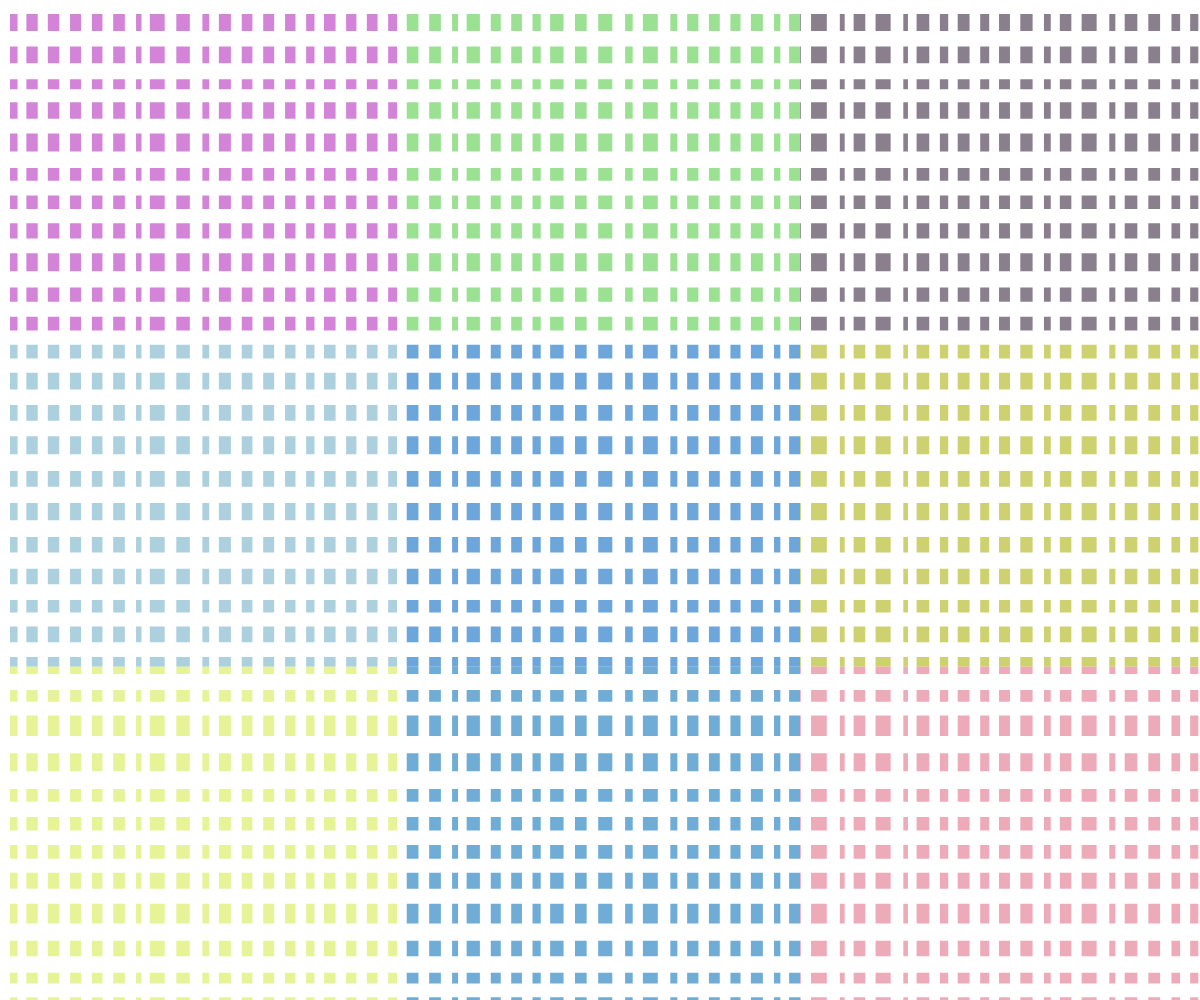
Frame 1 (no input)
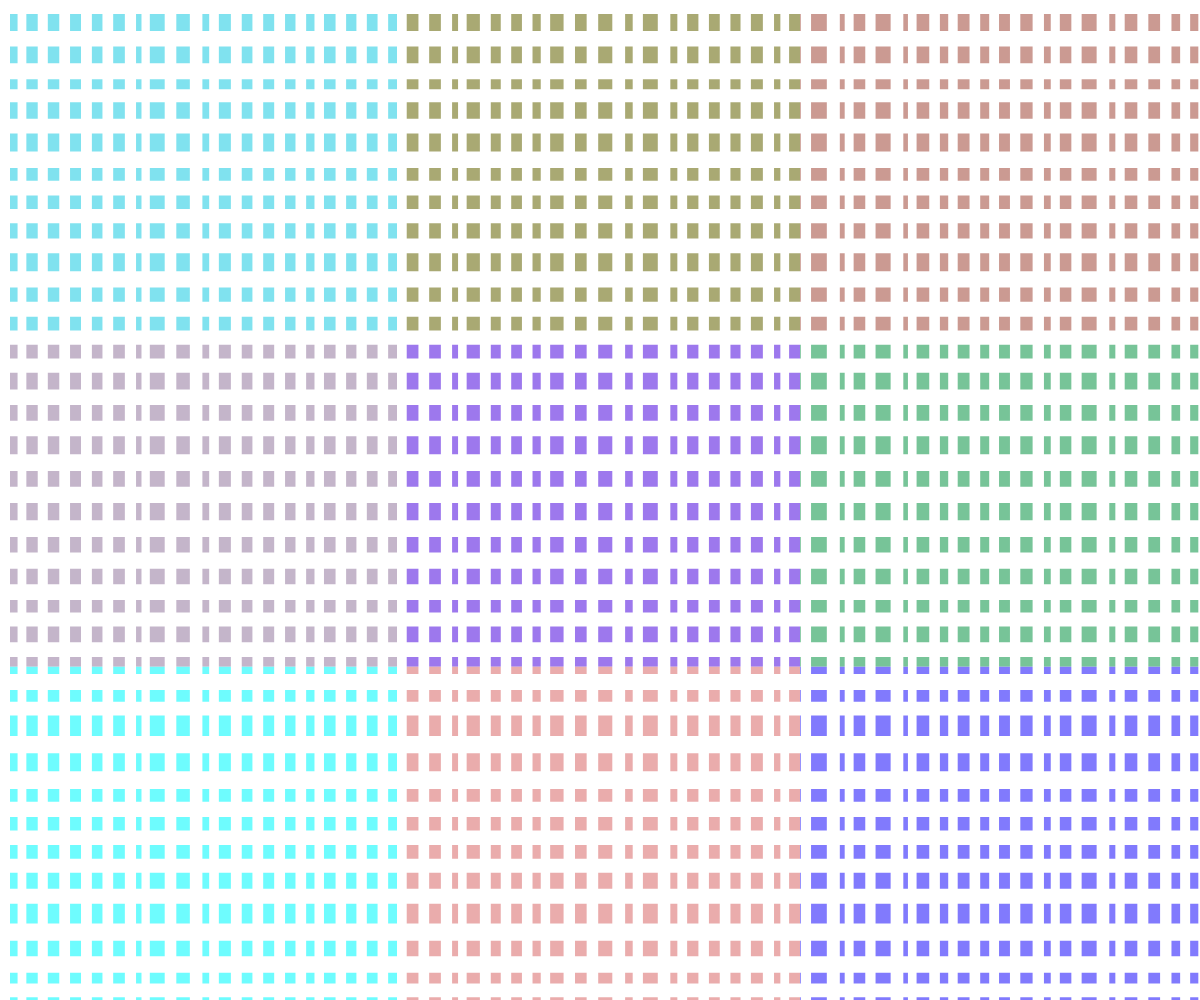
Frame 2 (the mouse pressed at the canvas centre, redrawn once)

The p5.js sketch that drew these frames (run headless with seeded random() and noise() and a simulated clock; the mouse was pressed at the canvas centre and the sketch redrawn once):

// p5.js sketch
// ── sketch.js
let squareDim = { width: 0, height: 0 };

function setup() {
  createCanvas(windowWidth, windowHeight);
  squareDim.width = width / 3;
  squareDim.height = height / 3;
  noLoop();
}

function draw() {
  background(255);
  noStroke();

  // 2x3 grid of rects
  for (let i = 0; i < 9; i++) {
    fill(random(100, 255), random(100, 255), random(100, 255));
    rect(
      squareDim.width * (i % 3),
      squareDim.height * Math.floor(i / 3),
      squareDim.width,
      squareDim.height
    );
  }

  // Columns across
  let rectWidth = 10;
  for (let i = 0; i < width; i += rectWidth * 2) {
    fill(255);
    rect(i, 0, rectWidth, height);
    rectWidth = map(noise(rectWidth * 4), 0, 1, 7, 15);
  }

  // Rows across
  let rectHeight = 14;
  for (let i = 0; i < height; i += rectHeight * 2) {
    fill(255);
    rect(0, i, width, rectHeight);
    rectHeight = map(noise(rectHeight * 4), 0, 1, 12, 20);
  }
}
